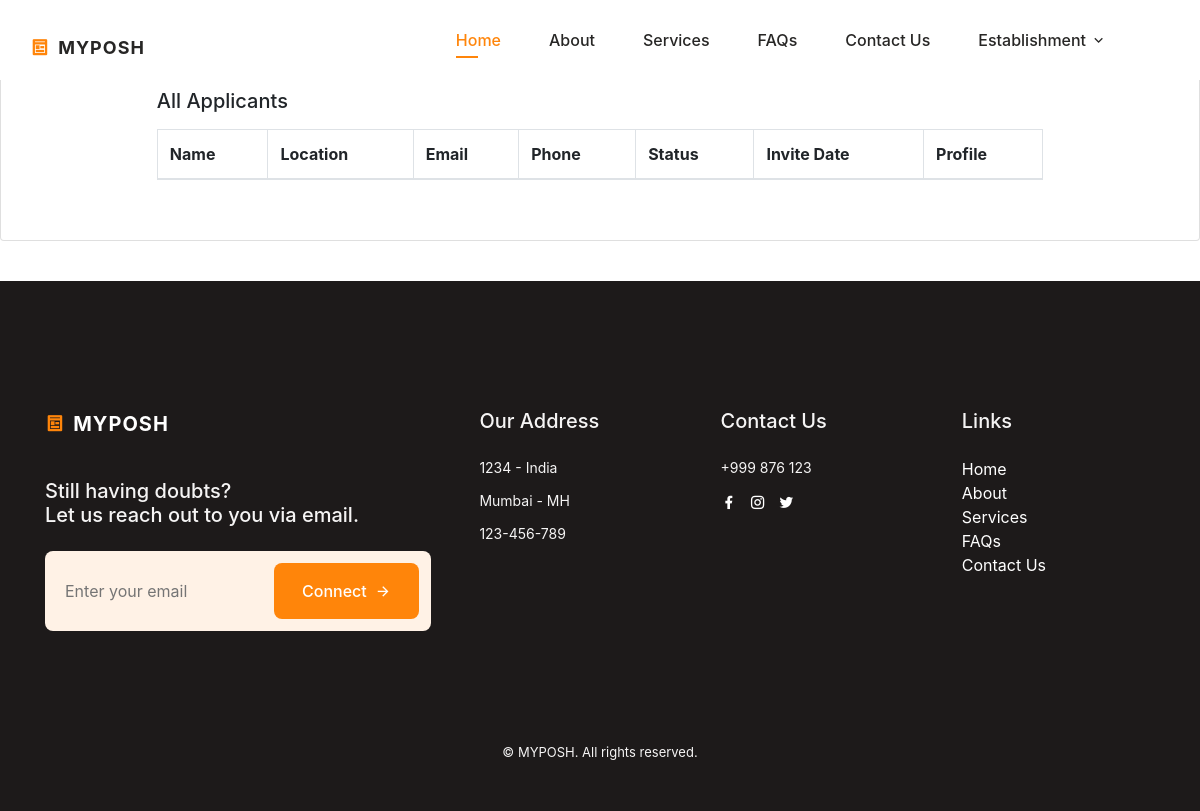
Page /all-invites/ (signed in) on the earlier database version.
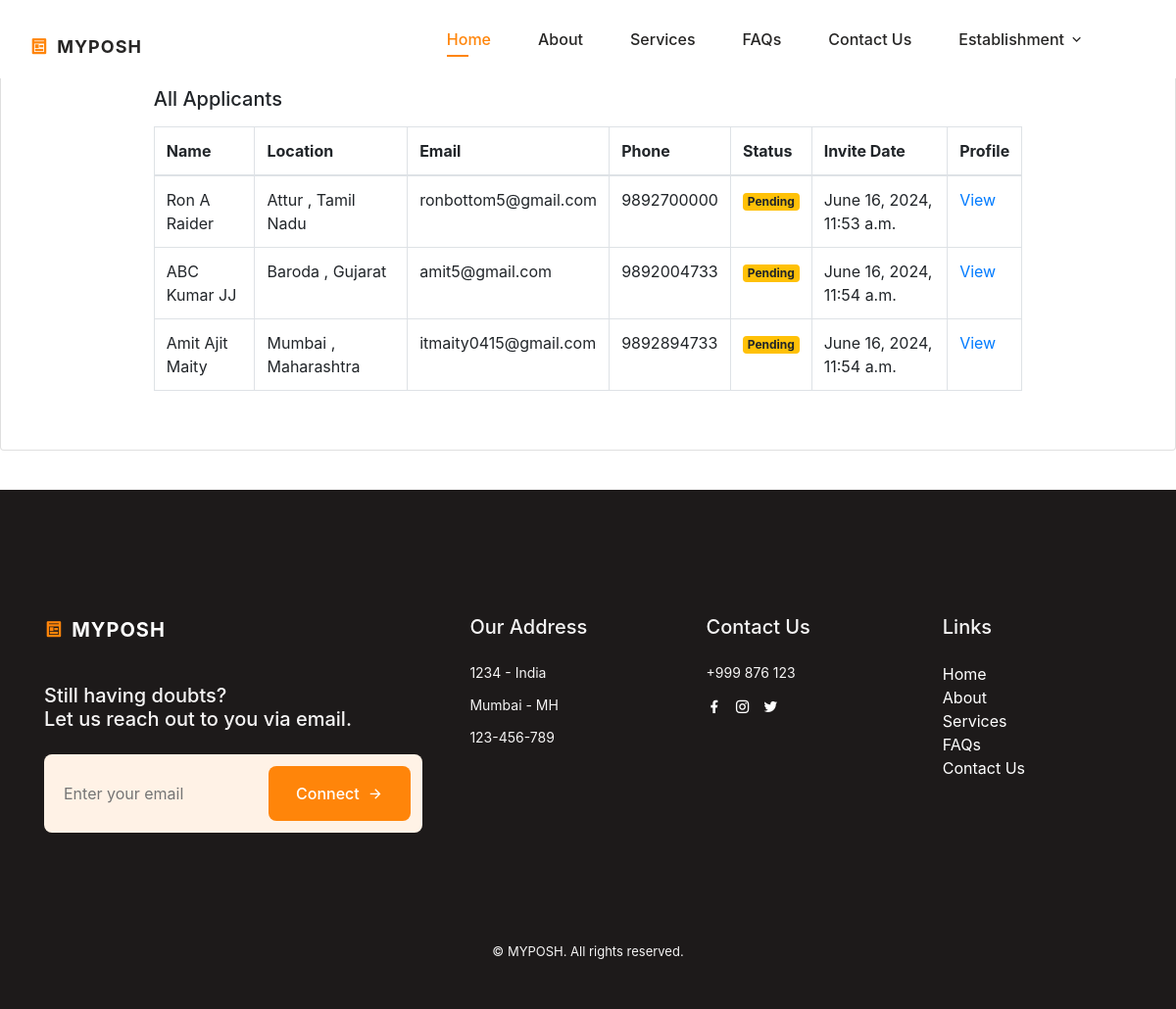
Same page on the later database version.
### posh/models.py (models this page shows)
class PoshUser(AbstractBaseUser, PermissionsMixin):
    username = models.CharField(max_length=100, unique=True, primary_key=True)
    email = models.EmailField(unique=True, blank=False)
    phone = models.CharField(max_length=15, unique=True, blank=False)
    start_date = models.DateTimeField(default=timezone.now)
    is_staff = models.BooleanField(default=False)
    is_active = models.BooleanField(default=False)
    type = models.CharField(max_length=50, blank=False)  # To distinguish between user types
    objects = PoshUserManager()
    USERNAME_FIELD = 'username'
    REQUIRED_FIELDS = ['email', 'phone']

class IndividualUser(PoshUser):
    prefix = models.CharField(max_length=10, blank=False)
    fname = models.CharField(max_length=150, blank=False)
    mname = models.CharField(max_length=150, blank=False)
    lname = models.CharField(max_length=150, blank=False)
    dob = models.DateField(blank=False)
    gender = models.CharField(max_length=10, blank=False)
    occupation = models.CharField(max_length=100, blank=False)
    state = models.CharField(max_length=100, blank=False)
    city = models.CharField(max_length=100, blank=False)
    pincode = models.CharField(max_length=10, blank=False)
    profile_pic = models.ImageField(blank=True, upload_to='users/')
    aadhar = models.CharField(max_length=20, blank=True)
    marital = models.CharField(max_length=10, blank=True)
    description = models.TextField(max_length=500, blank=True)
    current_member = models.CharField(max_length=10, blank=True)
    association = models.CharField(max_length=10, blank=True)
    firm_name = models.CharField(max_length=150, blank=True)
    firm_uid = models.CharField(max_length=15, blank=True)
    is_visible = models.BooleanField(default=False)
    timestamp = models.DateTimeField(auto_now_add=True)
    class Meta:
        verbose_name = 'Individual User'
        verbose_name_plural = 'Individual Users'

class PoshUser(AbstractBaseUser, PermissionsMixin):
    username = models.CharField(max_length=100, unique=True, primary_key=True)
    email = models.EmailField(unique=True, blank=False)
    phone = models.CharField(max_length=15, unique=True, blank=False)
    start_date = models.DateTimeField(default=timezone.now)
    is_staff = models.BooleanField(default=False)
    is_active = models.BooleanField(default=False)
    type = models.CharField(max_length=50, blank=False)  # To distinguish between user types
    objects = PoshUserManager()
    USERNAME_FIELD = 'username'
    REQUIRED_FIELDS = ['email', 'phone']

class RecruitUser(models.Model):
    status_choices = (
        ("Accepted", "Accepted"),
        ("Declined", "Declined"),
        ("Pending", "Pending"),
    )
    establishment_id = models.ForeignKey(EstablishmentUser, on_delete=models.CASCADE, related_name='establishment_id')
    user_id = models.ForeignKey(settings.AUTH_USER_MODEL, on_delete=models.CASCADE, related_name='user_id')
    timestamp = models.DateTimeField(auto_now_add=True)
    status= models.CharField(max_length=20, choices=status_choices)

### posh/views.py (the view)
# urls.py: path('all-invites/', views.all_invites, name="all_invites"),
def all_invites(request):
    combined_data = []
    establisments = request.user.establishmentuser
    applicants = RecruitUser.objects.filter(establishment_id=establisments)
    user_ids = applicants.values_list('user_id', flat=True)
    for user_id in user_ids:
        posh_user = PoshUser.objects.get(username=user_id)
        individual_user = IndividualUser.objects.get(username=posh_user)
        establishment_data = RecruitUser.objects.get(user_id=posh_user, establishment_id=establisments)
        combined_data.append({
            'individual_user': individual_user,
            'establishment_data': establishment_data
        })
    context = {
        'combined_data': combined_data
    }
    return render(request, 'search_portal/all_invites.html', context)

### posh/templatetags/get_group.py (called while the page is built)
@register.filter(name='has_group')
def has_group(user, group_name):
    return user.groups.filter(name=group_name).exists()

### posh/templates/search_portal/all_invites.html (shortened to what this page needs)
{% extends "base.html" %}
{% load static %}
{% block stylescss %}
<link rel="stylesheet" href="https://stackpath.bootstrapcdn.com/bootstrap/4.5.2/css/bootstrap.min.css">
<link rel="stylesheet" href="https://cdnjs.cloudflare.com/ajax/libs/font-awesome/4.7.0/css/font-awesome.min.css">
{% endblock %}
{% block content %}
<div class="tab-pane mt-5 card" id="account-service">
    <div class="card-body pb-2">
        <div class="form-group">
                <div class="card-body mx-auto" style="width: 80%;">
                    <h5 class="card-title mb-3" >All Applicants</h5>
                    <table class="table table-bordered">
                        <thead>
                            <tr>
                                <th scope="col">Name</th>
                                <th scope="col">Location</th>
                                <th scope="col">Email</th>
                                <th scope="col">Phone</th>
                                <th scope="col">Status</th>
                                <th scope="col">Invite Date</th>
                                <th scope="col">Profile</th>
                            </tr>
                        </thead>
                        <tbody>
                            {% for data in combined_data %}
                            <tr>
                                <td>{{ data.individual_user.fname }} {{ data.individual_user.mname }} {{ data.individual_user.lname }}</td>
                                <td>{{ data.individual_user.city }}, {{ data.individual_user.state }}</td>
                                <td>{{ data.individual_user.email }}</td>
                                <td>{{ data.individual_user.phone }}</td>
                                {% if data.establishment_data.status == "Accepted" %}
                                    <td><span class="badge bg-success">{{ data.establishment_data.status }}</span></td>
                                {% elif data.establishment_data.status == "Declined" %}
                                    <td><span class="badge bg-danger">{{ data.establishment_data.status }}</span></td>
                                {% else %}
                                <td><span class="badge bg-warning">{{ data.establishment_data.status }}</span></td>
                                {% endif %}
                                <td>{{ data.establishment_data.timestamp }}</td>
                                <td><a href="{% url 'user_details' data.individual_user.username %}">View</a></td>
                            </tr>
                            {% endfor %}
                        </tbody>
                    </table>
            </div>
        </div>
    </div>
</div>
{% endblock %}

Differences in the rows shown:
now on this page (row unchanged): IndividualUser: individual_user.fname "Ron", individual_user.mname "A", individual_user.lname "Raider", individual_user.city "Attur", individual_user.state "Tamil Nadu", individual_user.email "ronbottom5@gmail.com", individual_user.phone "9892700000", establishment_data.status "Pending", establishment_data.timestamp "June 16, 2024, 11:53 a.m."
now on this page (row unchanged): IndividualUser: individual_user.fname "ABC", individual_user.mname "Kumar", individual_user.lname "JJ", individual_user.city "Baroda", individual_user.state "Gujarat", individual_user.email "amit5@gmail.com", individual_user.phone "9892004733", establishment_data.status "Pending", establishment_data.timestamp "June 16, 2024, 11:54 a.m."
now on this page (row edited): IndividualUser: individual_user.fname "Amit", individual_user.mname "Ajit", individual_user.lname "Maity", individual_user.city "Mumbai", individual_user.state "Maharashtra", individual_user.email "itmaity0415@gmail.com", individual_user.phone "9892894733", establishment_data.status "Pending", establishment_data.timestamp "June 16, 2024, 11:54 a.m."
